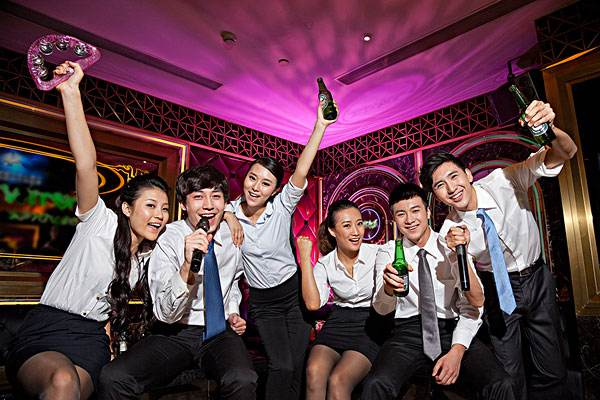
#> input picture Mtcnn_1/1.jpg, 600 x 400 px, found by its file name
$ python candy.py
#> lines starting #> are read from the running program, lines starting #| are printed output that depends on the picture
import cv2 as cv

img = cv.imread("1.jpg")
#> img is the input picture: shape (400, 600, 3); mean B, G, R 74.7, 62.9, 96.9

img = cv.GaussianBlur(img, (3, 3), 0)
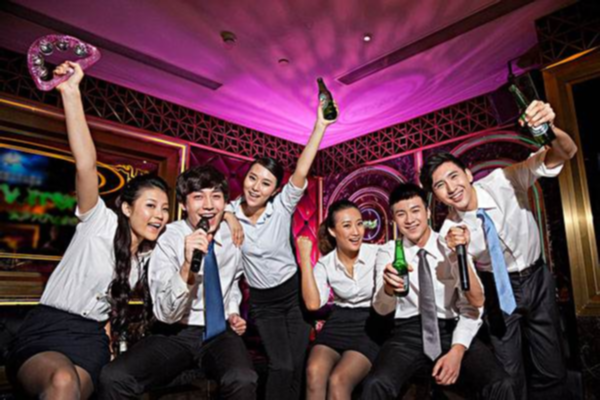
#> img: shape (400, 600, 3); mean B, G, R 74.7, 63, 97

img = cv.Canny(img, 50, 150)
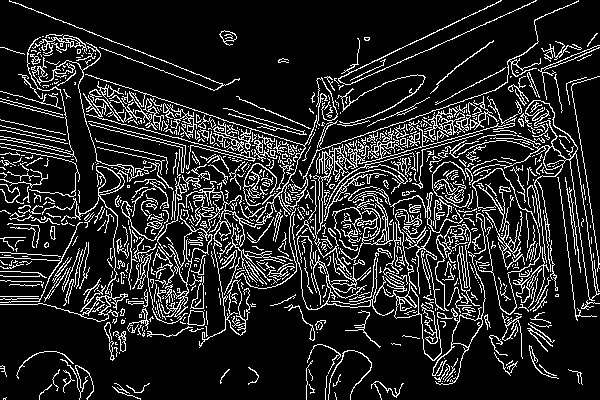
#> img: shape (400, 600); 14.9% white in thin lines or dots

cv.imshow("img", img)
cv.waitKey(0)

$ run again, with Mtcnn_1/0.jpg copied over Mtcnn_1/1.jpg
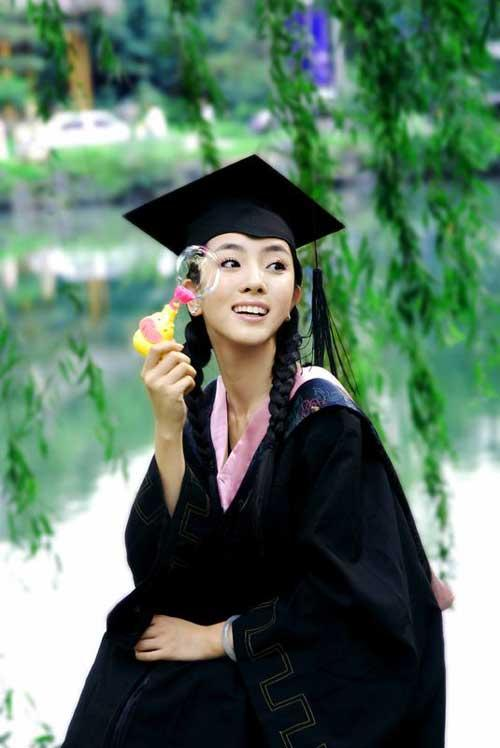
#> input picture Mtcnn_1/0.jpg, 500 x 748 px, found by its file name
#> img is the input picture: shape (748, 500, 3); mean B, G, R 99.5, 116.3, 91.6
#> `img = cv.Canny(img, 50, 150)`:
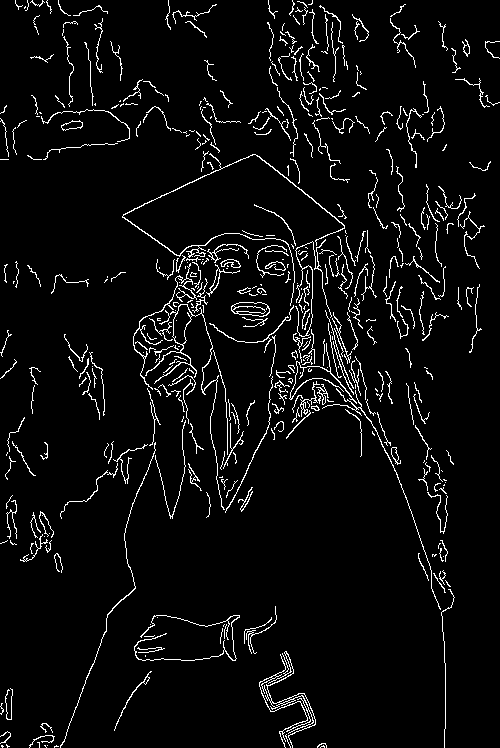
#> img: shape (748, 500); 4.9% white in thin lines or dots

$ run again, with Mtcnn_1/2.jpg copied over Mtcnn_1/1.jpg
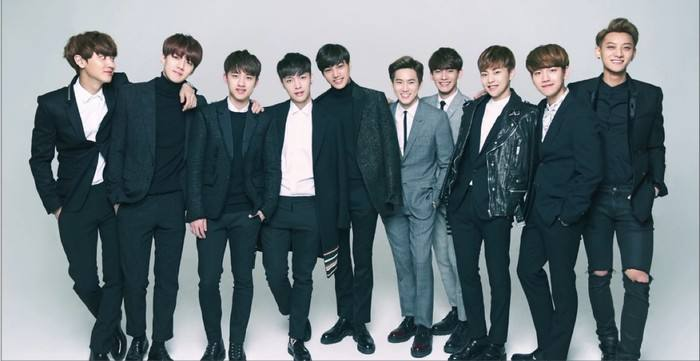
#> input picture Mtcnn_1/2.jpg, 700 x 361 px, found by its file name
#> img is the input picture: shape (361, 700, 3); mean B, G, R 125.7, 120.3, 108.1
#> `img = cv.Canny(img, 50, 150)`:
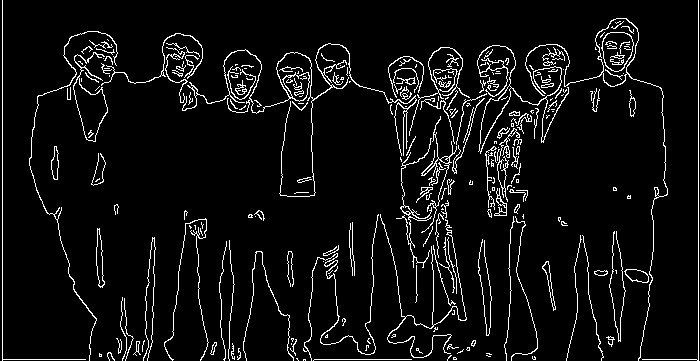
#> img: shape (361, 700); 6.1% white in thin lines or dots
